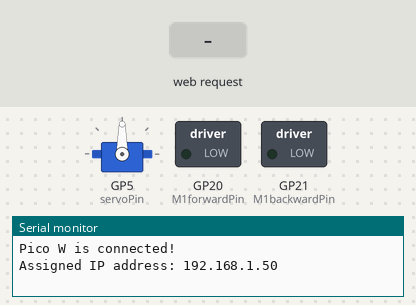
A sketch run on a simulated Raspberry Pi Pico W. On the bench: servo, switched loads named in the sketch (green lamp = pin HIGH), the last lines printed to the serial monitor. Inputs (shaded band) come from the test bench. WiFi joins after 1.5 s; servers stay silent unless stated.

Above: at 2.7 s.
2.8 s: HTTP request GET /?value= received
At 4.0 s:
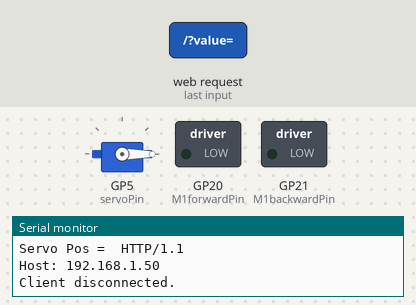
4.3 s: HTTP request GET /?Mvalue= received
Timing chart, 0 to 7.3 s (numbered marks = the images above; inputs shaded):
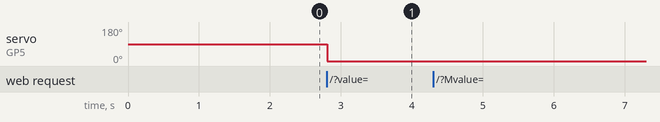

The sketch:

wukong2040-toy-boat.ino
```cpp
/*******************************************************************************
 *
 * Wukong2040 Toy Boat
 * Build a wifi controlled toy boat with Wukong2040 and Raspberry Pi Pico W
 *
 * Please find more details at Hackster.io:
 * https://www.hackster.io/idreams/build-a-wi-fi-toy-boat-with-wukong2040-and-rpi-pico-w-365c8d
 *
 ******************************************************************************/

// Include WiFi and Servo libraries
#include <WiFi.h>
#include <Servo.h>

 // Create a servo object
Servo myservo;

// Servo GPIO pin
static const int servoPin = 5;

// GPIO the motors are attached to
static const int M1forwardPin = 20;
static const int M1backwardPin = 21;

// Network credentials
const char* ssid     = "idreams";
const char* password = "98765432";

// Web server on port 80 (http)
WiFiServer server(80);

// Variable to store the HTTP request
String header;

// Decode HTTP GET value
String ServoValueStr = String(5);
int pos1 = 0;
int pos2 = 0;

String SpeedValueStr = String(5);
int pos3 = 0;
int pos4 = 0;

// Current time
unsigned long currentTime = millis();

// Previous time
unsigned long previousTime = 0;

// Define timeout time in milliseconds (example: 2000ms = 2s)
const long timeoutTime = 2000;

void setup() {
  // Attach to servo and define minimum and maximum positions
  // Modify as required
  myservo.attach(servoPin, 600, 2400);

  // Start serial
  Serial.begin(115200);

  // Connect to Wi-Fi network with SSID and password
  WiFi.begin(ssid, password);
  while (WiFi.status() != WL_CONNECTED) {
    delay(500);
    Serial.print(".");
  }
  // Print local IP address and start web server
  Serial.println("");
  Serial.println("Pico W is connected!");
  Serial.print("Assigned IP address: ");
  Serial.println(WiFi.localIP());
  server.begin();
}

void forward(int SPEED) {
  analogWrite(M1forwardPin, SPEED);
  analogWrite(M1backwardPin, 0);
}

void backward(int SPEED) {
  analogWrite(M1backwardPin, SPEED);
  analogWrite(M1forwardPin, 0);
}

void stopMotors() {
  analogWrite(M1forwardPin, 0);
  analogWrite(M1backwardPin, 0);
}

void loop(){

  // Listen for incoming clients
  WiFiClient client = server.available();

  // Client Connected
  if (client) {
    // Set timer references
    currentTime = millis();
    previousTime = currentTime;

    // Print to serial port
    Serial.println("New Client.");

    // String to hold data from client
    String currentLine = "";

    // Do while client is connected
    while (client.connected() && currentTime - previousTime <= timeoutTime) {
      currentTime = millis();
      if (client.available()) {             // if there's bytes to read from the client,
        char c = client.read();             // read a byte, then
        Serial.write(c);                    // print it out the serial monitor
        header += c;
        if (c == '\n') {                    // if the byte is a newline character
          // if the current line is blank, you got two newline characters in a row.
          // that's the end of the client HTTP request, so send a response:
          if (currentLine.length() == 0) {

            // HTTP headers always start with a response code (e.g. HTTP/1.1 200 OK) and a content-type
            client.println("HTTP/1.1 200 OK");
            client.println("Content-type:text/html");
            client.println("Connection: close");
            client.println();

            // Display the HTML web page
            // HTML Header
            client.println("<!DOCTYPE html><html>");
            client.println("<head><meta name=\"viewport\" content=\"width=device-width, initial-scale=1, maximum-scale=1.0, user-scalable=0\">");
            client.println("<link rel=\"icon\" href=\"data:,\">");

            // CSS - Modify as desired
            client.println("<style>body { text-align: center; font-family: \"Trebuchet MS\", Arial; margin-left:auto; margin-right:auto; }");
            client.println(".slider { -webkit-appearance: none; width: 300px; height: 25px; border-radius: 10px; background: #ffffff; outline: none;  opacity: 0.9;-webkit-transition: .2s;  transition: opacity .2s;}");
            client.println(".slider::-webkit-slider-thumb {-webkit-appearance: none; appearance: none; width: 35px; height: 35px; border-radius: 50%; background: #ff3410; cursor: pointer; }");
            client.println(".vertical-heighest-first { -webkit-transform:rotate(270deg); -moz-transform:rotate(270deg); -o-transform:rotate(270deg); -ms-transform:rotate(270deg); transform:rotate(270deg); }");
            client.println(".row-container {display: flex; flex-direction: row; justify-content: center; align-items: center;}");
            client.println(".button {width: 135px; border: 0; font-family: \"Trebuchet MS\"; font-weight: bold; background-color: #fff200; box-shadow: inset 2px 2px 3px #b2b2b2, inset -2px -2px 3px #000; padding: 10px 25px; text-align: center; display: inline-block; border-radius: 5px; font-size: 16px; margin: 10px 25px; cursor: pointer;}");
            client.println(".button:hover {background-color: #F1C40F;}");
            client.println(".button:active{box-shadow: inset 2px 2px 3px #000, inset -2px -2px 3px #b2b2b2;}</style>");

            // Get JQuery
            client.println("<script src=\"https://ajax.googleapis.com/ajax/libs/jquery/3.3.1/jquery.min.js\"></script>");

            // Page background
            client.println("</head><body style=\"background-color:#00BFFF;\">");

            // Position display
            client.println("<h2 style=\"color:#ffffff;\">Servo Position: <span id=\"servoPos\"></span>&#176;</h2>");

            // Slider control
            client.println("<input type=\"range\" min=\"70\" max=\"106\" class=\"slider\" id=\"servoSlider\" onchange=\"servo(this.value)\" value=\""+ServoValueStr+"\"/>");
            client.println("<br/><br/><br/><br/><br/><br/><br/><br/><br/><br/>");
            client.println("<input type=\"range\" min=\"50\" max=\"255\" class=\"slider vertical-heighest-first\" id=\"motorSlider\" onchange=\"motorVal(this.value)\" value=\""+SpeedValueStr+"\"/>");
            client.println("<br/><br/><br/><br/><br/><br/><br/><br/>");
            client.println("<h2 style=\"color:#ffffff;\">Throttle: <span id=\"MotorValue\"></span></h2>");
            client.println("<div class=\"row-container\"><button class=\"button\" id=\"reverse-btn\" onmousedown=\"motorVal(456)\" onmouseup=\"motorVal(456)\">Reverse</button>");
            client.println("<button class=\"button\" id=\"stop-btn\" onmousedown=\"motorVal(0)\" onmouseup=\"motorVal(0)\">STOP</button></div>");

            // Javascript
            client.println("<script>var slider = document.getElementById(\"servoSlider\");");
            client.println("var servoP = document.getElementById(\"servoPos\"); servoP.innerHTML = slider.value;");
            client.println("slider.oninput = function() { slider.value = this.value; servoP.innerHTML = this.value; }");
            client.println("var MotorsliderV = document.getElementById(\"motorSlider\");");
            client.println("var MotorV = document.getElementById(\"MotorValue\"); MotorV.innerHTML = MotorsliderV.value;");
            client.println("MotorsliderV.oninput = function() { MotorsliderV.value = this.value; MotorV.innerHTML = this.value; }");
            client.println("$.ajaxSetup({timeout:1000});");
            client.println("function servo(pos) {$.get(\"/?value=\" + pos + \"&\");}");
            client.println("function motorVal(speed) { $.get(\"/?Mvalue=\" + speed + \"&\");}");
            client.println("{Connection: close};</script>");
            // End page
            client.println("</body></html>");

            //------------------------------------
            // GET data
            if(header.indexOf("GET /?value=") >= 0) {
              pos3 = header.indexOf('=');
              pos4 = header.indexOf('&');
              // String with motor position
              ServoValueStr = header.substring(pos3+1, pos4);
              // Move servo into position
              myservo.write(ServoValueStr.toInt());
              // Print value to serial monitor
              Serial.print("Servo Pos = ");
              Serial.println(ServoValueStr);
            }

            //------------------------------------
            // GET data
            if(header.indexOf("GET /?Mvalue=") >= 0) {
              pos1 = header.indexOf('=');
              pos2 = header.indexOf('&');
              SpeedValueStr = header.substring(pos1+1, pos2);
              int SpeedVal = SpeedValueStr.toInt();

              if (SpeedVal <= 70){stopMotors();}
              else if (SpeedVal == 456){backward(130);}
              else {forward(SpeedVal);}

              // Print value to serial monitor
              Serial.print("Speed value = ");
              Serial.println(SpeedValueStr);
            }
            // The HTTP response ends with another blank line
            client.println();

            // Break out of the while loop
            break;

          } else {
            // New lline is received, clear currentLine
            currentLine = "";
          }
        } else if (c != '\r') {  // if you got anything else but a carriage return character,
          currentLine += c;      // add it to the end of the currentLine
        }
      }
    }
    // Clear the header variable
    header = "";
    // Close the connection
    client.stop();
    Serial.println("Client disconnected.");
    Serial.println("");
  }
}
```

Measured:
- after the input at 2.8 s, servo on GP5 (servoPin): 90° → 0° at once
